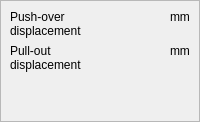
          <widget class="QWidget" name="page_pushOver">
           <layout class="QGridLayout" name="gridLayout_17">
            <property name="leftMargin">
             <number>0</number>
            </property>
            <property name="topMargin">
             <number>0</number>
            </property>
            <property name="rightMargin">
             <number>0</number>
            </property>
            <property name="bottomMargin">
             <number>0</number>
            </property>
            <item row="0" column="0">
             <widget class="QFrame" name="pushOverFrame">
              <property name="frameShape">
               <enum>QFrame::StyledPanel</enum>
              </property>
              <property name="frameShadow">
               <enum>QFrame::Raised</enum>
              </property>
              <layout class="QGridLayout" name="gridLayout_18">
               <item row="4" column="2">
                <spacer name="verticalSpacer_3">
                 <property name="orientation">
                  <enum>Qt::Vertical</enum>
                 </property>
                 <property name="sizeHint" stdset="0">
                  <size>
                   <width>20</width>
                   <height>40</height>
                  </size>
                 </property>
                </spacer>
               </item>
               <item row="0" column="3">
                <widget class="QLabel" name="label_30">
                 <property name="text">
                  <string>mm</string>
                 </property>
                 <property name="alignment">
                  <set>Qt::AlignLeading|Qt::AlignLeft|Qt::AlignTop</set>
                 </property>
                </widget>
               </item>
               <item row="1" column="0">
                <widget class="QLabel" name="label_29">
                 <property name="text">
                  <string>Pull-out
displacement</string>
                 </property>
                 <property name="alignment">
                  <set>Qt::AlignLeading|Qt::AlignLeft|Qt::AlignTop</set>
                 </property>
                </widget>
               </item>
               <item row="0" column="2">
                <widget class="SCtrInputGroup" name="PushOverCtrl">
                 <property name="sizePolicy">
                  <sizepolicy hsizetype="Preferred" vsizetype="Preferred">
                   <horstretch>1</horstretch>
                   <verstretch>0</verstretch>
                  </sizepolicy>
                 </property>
                 <property name="frameShape">
                  <enum>QFrame::NoFrame</enum>
                 </property>
                 <property name="frameShadow">
                  <enum>QFrame::Raised</enum>
                 </property>
                </widget>
               </item>
               <item row="1" column="2">
                <widget class="SCtrInputGroup" name="PullOutCtrl">
                 <property name="sizePolicy">
                  <sizepolicy hsizetype="Preferred" vsizetype="Preferred">
                   <horstretch>1</horstretch>
                   <verstretch>0</verstretch>
                  </sizepolicy>
                 </property>
                 <property name="frameShape">
                  <enum>QFrame::NoFrame</enum>
                 </property>
                 <property name="frameShadow">
                  <enum>QFrame::Raised</enum>
                 </property>
                </widget>
               </item>
               <item row="1" column="3">
                <widget class="QLabel" name="label_31">
                 <property name="text">
                  <string>mm</string>
                 </property>
                 <property name="alignment">
                  <set>Qt::AlignLeading|Qt::AlignLeft|Qt::AlignTop</set>
                 </property>
                </widget>
               </item>
               <item row="0" column="0">
                <widget class="QLabel" name="label_28">
                 <property name="text">
                  <string>Push-over
displacement</string>
                 </property>
                 <property name="alignment">
                  <set>Qt::AlignLeading|Qt::AlignLeft|Qt::AlignTop</set>
                 </property>
                </widget>
               </item>
              </layout>
             </widget>
            </item>
           </layout>
          </widget>
